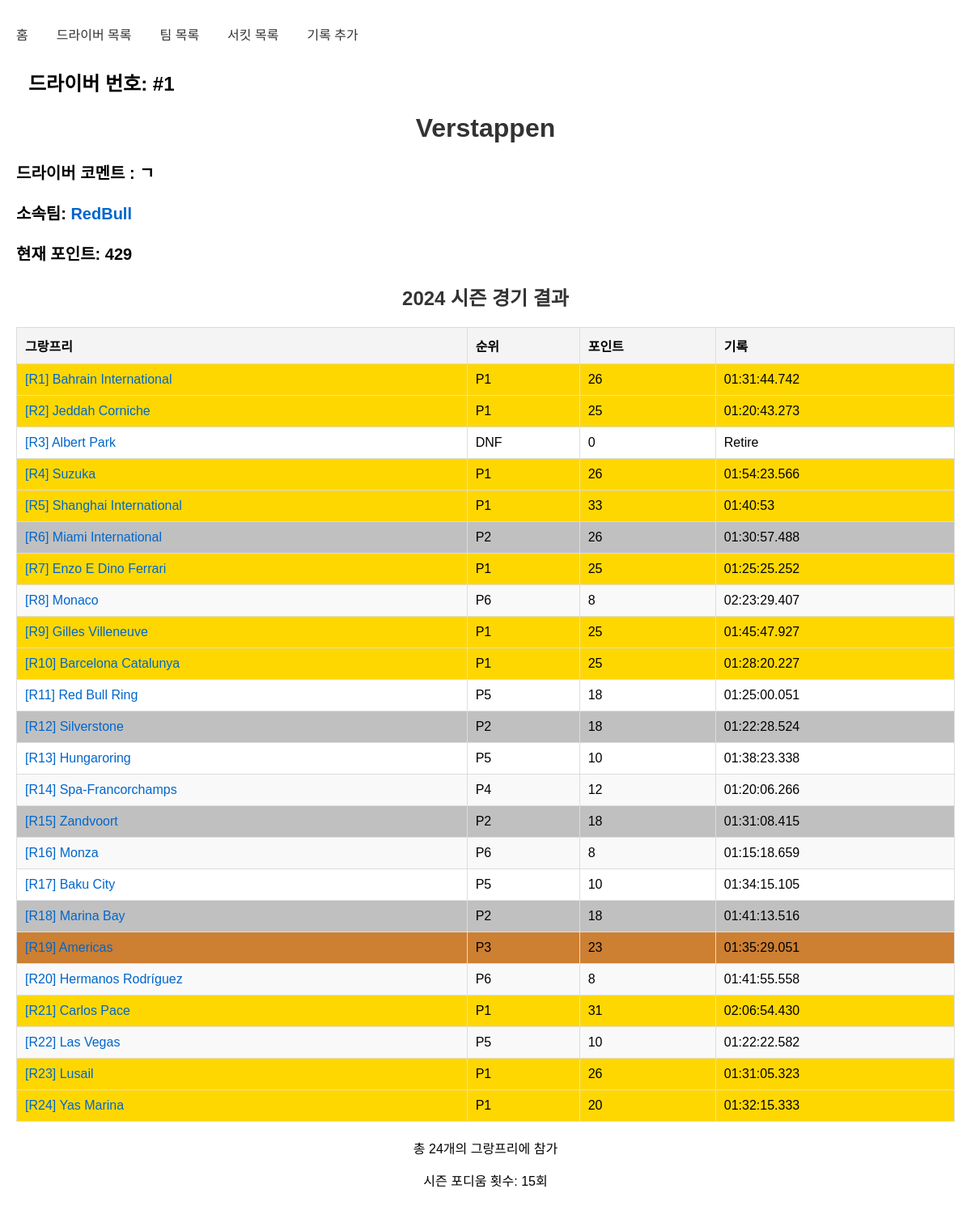
Page /driver/1 on the earlier database version.
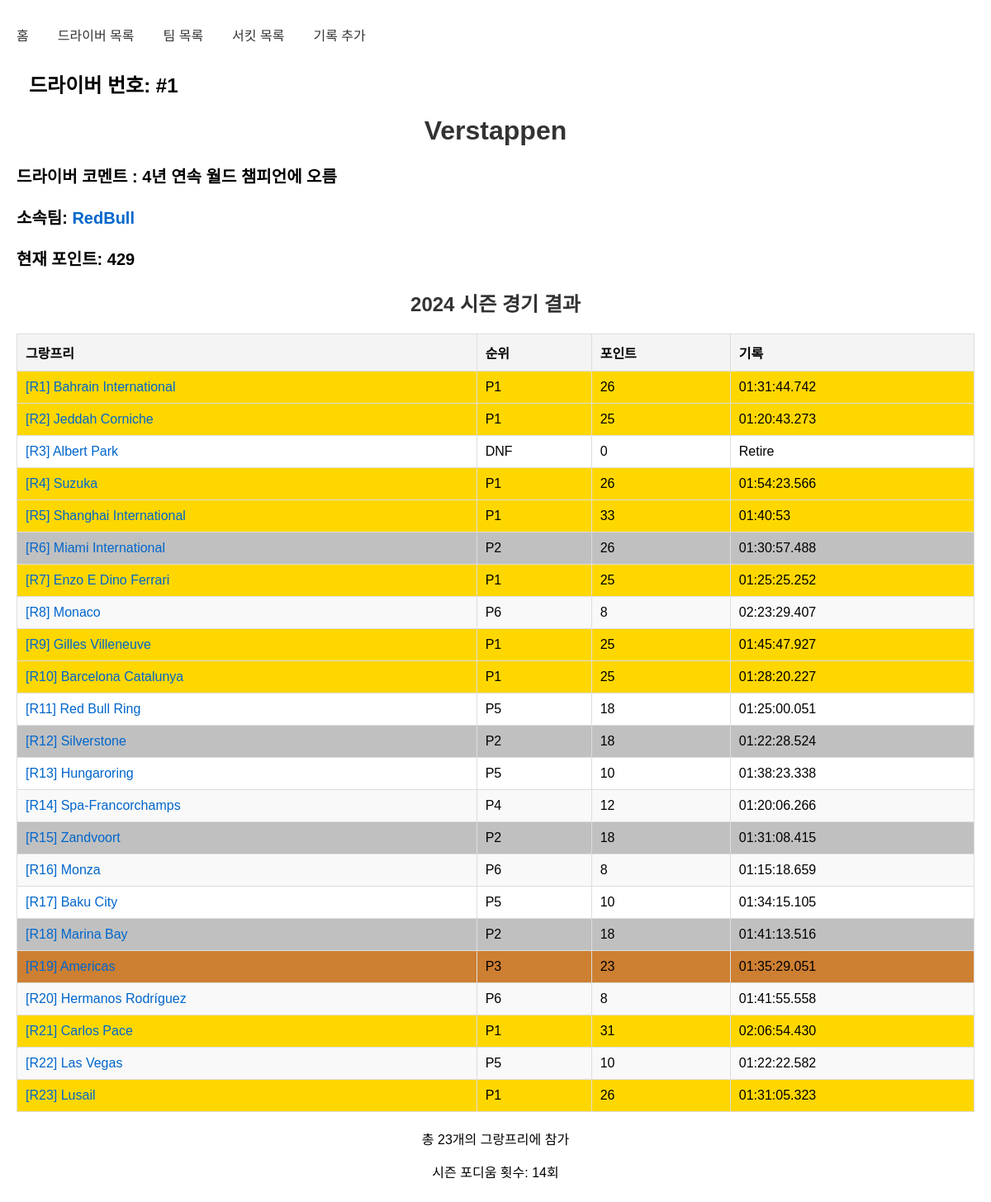
Same page on the later database version.
### tables this page shows
CREATE TABLE Driver (
    DriverNo INTEGER PRIMARY KEY,
    DriverName TEXT,
    DriverPts INTEGER,
    DriverComment TEXT,
    TeamID TEXT,
    FOREIGN KEY (TeamID) REFERENCES Team (TeamName)
);

CREATE TABLE Results (
    ResultsID INTEGER PRIMARY KEY AUTOINCREMENT,
    DriverNo INTEGER,
    TeamName TEXT,
    CircuitID INTEGER,
    Pts INTEGER,
    Position INTEGER,
    RaceComment TEXT,
    Time TEXT,
    FOREIGN KEY (DriverNo) REFERENCES Driver (DriverNo),
    FOREIGN KEY (TeamName) REFERENCES Team (TeamName),
    FOREIGN KEY (CircuitID) REFERENCES Circuit (CircuitID)
);

CREATE TABLE Circuit (
    CircuitID INTEGER PRIMARY KEY,
    CircuitName TEXT,
    Country TEXT,
    Date TEXT,
    CircuitComment TEXT
);

### app.py (the view)
@app.route('/driver/<int:driver_no>')
def driver_details(driver_no):
    conn = get_db_connection()
    driver = conn.execute('SELECT * FROM Driver WHERE DriverNo = ?', (driver_no,)).fetchone()
    results = conn.execute('''
        SELECT r.*, c.CircuitName
        FROM Results r, Circuit c
        WHERE r.CircuitID = c.CircuitID
            AND r.DriverNo = ?
        ORDER BY c.Date;
    ''', (driver_no,)).fetchall()
    conn.close()
    return render_template('driver_details.html', driver=driver, results=results)

### app.py (called while the page is built)
def get_db_connection():
    conn = sqlite3.connect('F1_2024.db')
    conn.row_factory = sqlite3.Row
    return conn

### templates/driver_details.html (shortened to what this page needs)
<!DOCTYPE html>
<html lang="ko">
<head>
    <link rel="stylesheet" href="{{ url_for('static', filename='style.css') }}">
</head>
<body>
    <div class="nav">
        <div class="nav-links">
            <a href="/">홈</a>
            <a href="/drivers">드라이버 목록</a>
            <a href="/teams">팀 목록</a>
            <a href="/circuits">서킷 목록</a>
            <a href="/result_add">기록 추가</a>
        </div>
    </div>
    <div class="driver-header">
        <span class="driver-number2">드라이버 번호: #{{ driver.DriverNo }}</span>
        <div class="driver-info">
            <h1>{{ driver.DriverName }}</h1>
            <p class="driver-team">드라이버 코멘트 : {{ driver.DriverComment if driver.DriverComment else ""}}</p>
            <p class="driver-team">소속팀: <a href="{{ url_for('team_details', team_name=driver.TeamID) }}">{{ driver.TeamID }}</a></p>
            <p class="driver-points">현재 포인트: {{ driver.DriverPts }}</p>
        </div>
    </div>
    <h2>2024 시즌 경기 결과</h2>
    <table>
        <thead>
            <tr>
                <th>그랑프리</th>
                <th>순위</th>
                <th>포인트</th>
                <th>기록</th>
            </tr>
        </thead>
        <tbody>
            {% for result in results %}
            <tr class="podium-{{ result.Position if result.Position <= 3 else '' }}">
                <td><a href="{{ url_for('show_results', circuit_id=result.CircuitID) }}">[R{{result.CircuitID}}] {{ result.CircuitName}}</a></td>
                <td> {{ 'DSQ' if result.position == 40 else 'DNF' if result.position == 30 else 'P' + result.position|string }} </td>
                <td>{{ result.Pts }}</td>
                <td>{{ 'Retire' if result.Time == 'DNF' else 'Non-Start' if result.Time == 'DNS' else 'Exclusion' if result.Time == 'DSQ' else result.Time[:12] }}</td>
            </tr>
            {% endfor %}
        </tbody>
    </table>
    <div style="margin-top: 20px; text-align: center;">
        <p>총 {{ results|length }}개의 그랑프리에 참가</p>
        {% set podiums = results|selectattr('Position', '<=', 3)|list %}
        {% if podiums %}
        <p>시즌 포디움 횟수: {{ podiums|length }}회</p>
        {% endif %}
    </div>
</body>
</html>

Differences in the rows shown:
removed Results: CircuitID "24", CircuitName "Yas Marina", Position "P1", Pts "20", Time "01:32:15.333"
changed Driver "Verstappen": DriverComment "ㄱ" → "4년 연속 월드 챔피언에 오름"
Other differences:
{{ results|length }}: "24" → "23"
{{ podiums|length }}: "15" → "14"
